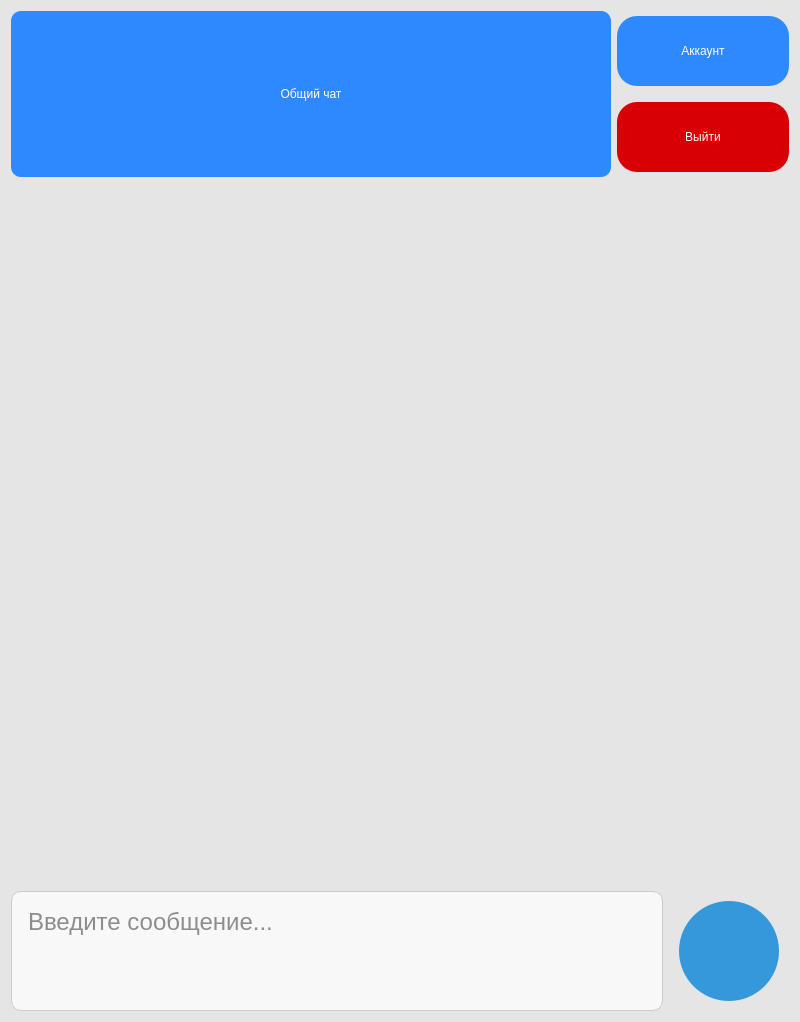
<?xml version="1.0" encoding="UTF-8"?>
<ui version="4.0">
 <class>ChatWindow</class>
 <widget class="QWidget" name="ChatWindow">
  <property name="geometry">
   <rect>
    <x>0</x>
    <y>0</y>
    <width>800</width>
    <height>1022</height>
   </rect>
  </property>
  <property name="windowTitle">
   <string>GeneralChat</string>
  </property>
  <property name="windowIcon">
   <iconset resource="../icons.qrc">
    <normaloff>:/icon/chat.png</normaloff>:/icon/chat.png</iconset>
  </property>
  <property name="styleSheet">
   <string notr="true">background-color: rgb(229, 229, 229);</string>
  </property>
  <layout class="QVBoxLayout" name="verticalLayout_2">
   <item>
    <layout class="QHBoxLayout" name="horizontalLayout_2">
     <item>
      <widget class="QLabel" name="label">
       <property name="minimumSize">
        <size>
         <width>600</width>
         <height>140</height>
        </size>
       </property>
       <property name="styleSheet">
        <string notr="true">font:  bold italic 36pt &quot;Verdana&quot;;
color: rgb(255, 255, 255);
background-color: rgb(46, 137, 255);
border-radius: 10px;</string>
       </property>
       <property name="text">
        <string>Общий чат</string>
       </property>
       <property name="alignment">
        <set>Qt::AlignCenter</set>
       </property>
      </widget>
     </item>
     <item>
      <layout class="QVBoxLayout" name="verticalLayout">
       <item>
        <widget class="QPushButton" name="pushButton_2">
         <property name="minimumSize">
          <size>
           <width>100</width>
           <height>80</height>
          </size>
         </property>
         <property name="maximumSize">
          <size>
           <width>200</width>
           <height>80</height>
          </size>
         </property>
         <property name="styleSheet">
          <string notr="true">QPushButton {
    background-color: #2e89ff; /* Фоновый цвет кнопки */
    color: white; /* Цвет текста */
    border: none; /* Без рамки */
    border-radius: 20px; /* Закругленные углы */
    padding: 10px 20px; /* Отступы внутри кнопки */
	font: 63 14pt &quot;Segoe UI Semibold&quot;;
	margin-bottom: 5px;
	margin-top: 5px;
}

QPushButton:hover {
    background-color: #1d58a1; /* Темнее при наведении */
}

QPushButton:pressed {
    background-color: #143c6d; /* Еще темнее при нажатии */
}</string>
         </property>
         <property name="text">
          <string>Аккаунт</string>
         </property>
        </widget>
       </item>
       <item>
        <widget class="QPushButton" name="pushButton">
         <property name="minimumSize">
          <size>
           <width>100</width>
           <height>80</height>
          </size>
         </property>
         <property name="maximumSize">
          <size>
           <width>200</width>
           <height>80</height>
          </size>
         </property>
         <property name="styleSheet">
          <string notr="true">QPushButton {
    background-color: #d80004; /* Фоновый цвет кнопки */
    color: white; /* Цвет текста */
    border: none; /* Без рамки */
    border-radius: 20px; /* Закругленные углы */
    padding: 10px 20px; /* Отступы внутри кнопки */
    font: 63 14pt &quot;Segoe UI Semibold&quot;;
	margin-top: 5px;
	margin-bottom: 5px;
}

QPushButton:hover {
    background-color: #930002; /* Темнее при наведении */
}

QPushButton:pressed {
    background-color: #860002; /* Еще темнее при нажатии */
}</string>
         </property>
         <property name="text">
          <string>Выйти</string>
         </property>
        </widget>
       </item>
      </layout>
     </item>
    </layout>
   </item>
   <item>
    <widget class="QTextBrowser" name="textBrowser">
     <property name="minimumSize">
      <size>
       <width>0</width>
       <height>700</height>
      </size>
     </property>
     <property name="styleSheet">
      <string notr="true">border: none;
background-color: rgb(229, 229, 229);</string>
     </property>
    </widget>
   </item>
   <item>
    <layout class="QHBoxLayout" name="horizontalLayout">
     <item>
      <widget class="QTextEdit" name="messageEdit">
       <property name="maximumSize">
        <size>
         <width>16777215</width>
         <height>120</height>
        </size>
       </property>
       <property name="styleSheet">
        <string notr="true">QTextEdit {
    background-color: #f8f8f8; /* Светло-серый фон */
    border: 1px solid #ccc; /* Светло-серая рамка */
    border-radius: 10px; /* Закругленные углы */
    padding: 12px; /* Отступы внутри поля */
    font-size: 24px; /* Размер шрифта */
    color: #212121; /* Цвет текста */
    selection-background-color: rgb(46, 137, 255);
    selection-color: white; /* Цвет выделенного текста */
}

QTextEdit:focus {
    border: 1px solid #2a86ff; /* Цвет рамки при фокусе */
}

QTextEdit::placeholder {
    color: #aaa; /* Цвет текста подсказки */
    font-style: italic; /* Курсив для подсказки */
}</string>
       </property>
       <property name="placeholderText">
        <string>Введите сообщение...  </string>
       </property>
      </widget>
     </item>
     <item>
      <widget class="QPushButton" name="sendButton">
       <property name="minimumSize">
        <size>
         <width>120</width>
         <height>120</height>
        </size>
       </property>
       <property name="maximumSize">
        <size>
         <width>120</width>
         <height>120</height>
        </size>
       </property>
       <property name="styleSheet">
        <string notr="true">QPushButton {
    background-color: #3498db; /* Фоновый цвет кнопки */
    color: white; /* Цвет текста */
    border: none; /* Без рамки */
    border-radius: 50px; /* Закругленные углы */
    padding: 10px 20px; /* Отступы внутри кнопки */
    font-size: 16px; /* Размер шрифта */
	margin: 10px;
}

QPushButton:hover {
    background-color: #2e6da4; /* Темнее при наведении */
}

QPushButton:pressed {
    background-color: #1a5d9a; /* Еще темнее при нажатии */
}</string>
       </property>
       <property name="text">
        <string/>
       </property>
       <property name="icon">
        <iconset resource="../icons.qrc">
         <normaloff>:/icon/send.png</normaloff>:/icon/send.png</iconset>
       </property>
       <property name="iconSize">
        <size>
         <width>64</width>
         <height>64</height>
        </size>
       </property>
       <property name="flat">
        <bool>false</bool>
       </property>
      </widget>
     </item>
    </layout>
   </item>
  </layout>
 </widget>
 <resources>
  <include location="../icons.qrc"/>
 </resources>
 <connections/>
</ui>
